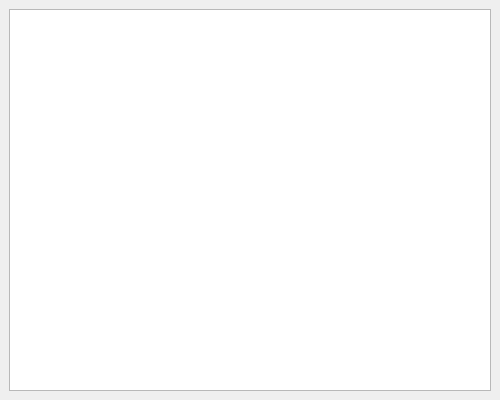
<?xml version="1.0" encoding="UTF-8"?>
<ui version="4.0">
 <class>Tutorial</class>
 <widget class="QStackedWidget" name="Tutorial">
  <property name="geometry">
   <rect>
    <x>0</x>
    <y>0</y>
    <width>500</width>
    <height>400</height>
   </rect>
  </property>
  <property name="windowTitle">
   <string>Tutorial</string>
  </property>
  <widget class="QWidget" name="page">
   <layout class="QHBoxLayout" name="horizontalLayout">
    <item>
     <widget class="QPlainTextEdit" name="plainTextEdit"/>
    </item>
   </layout>
  </widget>
 </widget>
 <resources/>
 <connections/>
</ui>
